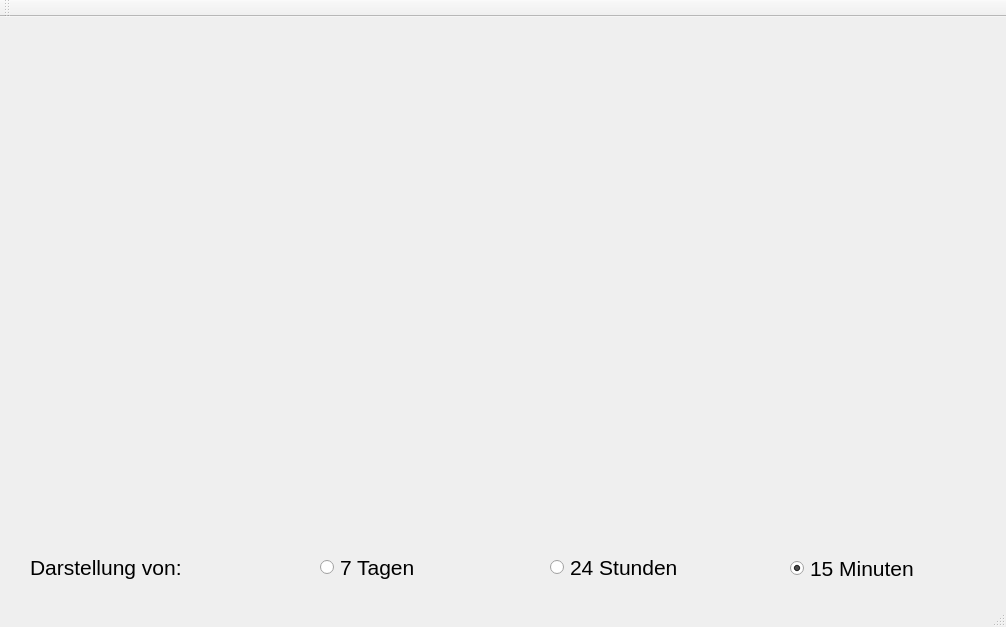
<?xml version="1.0" encoding="UTF-8"?>
<ui version="4.0">
 <class>MainWindow</class>
 <widget class="QMainWindow" name="MainWindow">
  <property name="geometry">
   <rect>
    <x>0</x>
    <y>0</y>
    <width>1006</width>
    <height>627</height>
   </rect>
  </property>
  <property name="windowTitle">
   <string>MainWindow</string>
  </property>
  <widget class="QWidget" name="centralWidget">
   <widget class="QCustomPlot" name="customPlot" native="true">
    <property name="geometry">
     <rect>
      <x>10</x>
      <y>0</y>
      <width>991</width>
      <height>511</height>
     </rect>
    </property>
   </widget>
   <widget class="QRadioButton" name="radioButton_3">
    <property name="geometry">
     <rect>
      <x>790</x>
      <y>511</y>
      <width>211</width>
      <height>81</height>
     </rect>
    </property>
    <property name="font">
     <font>
      <pointsize>16</pointsize>
     </font>
    </property>
    <property name="text">
     <string>15 Minuten</string>
    </property>
    <property name="iconSize">
     <size>
      <width>32</width>
      <height>32</height>
     </size>
    </property>
    <property name="checked">
     <bool>true</bool>
    </property>
    <attribute name="buttonGroup">
     <string notr="true">buttonGroup</string>
    </attribute>
   </widget>
   <widget class="QRadioButton" name="radioButton_2">
    <property name="geometry">
     <rect>
      <x>550</x>
      <y>510</y>
      <width>221</width>
      <height>81</height>
     </rect>
    </property>
    <property name="font">
     <font>
      <pointsize>16</pointsize>
     </font>
    </property>
    <property name="text">
     <string>24 Stunden</string>
    </property>
    <property name="iconSize">
     <size>
      <width>32</width>
      <height>32</height>
     </size>
    </property>
    <attribute name="buttonGroup">
     <string notr="true">buttonGroup</string>
    </attribute>
   </widget>
   <widget class="QRadioButton" name="radioButton_1">
    <property name="geometry">
     <rect>
      <x>320</x>
      <y>510</y>
      <width>211</width>
      <height>81</height>
     </rect>
    </property>
    <property name="font">
     <font>
      <pointsize>16</pointsize>
     </font>
    </property>
    <property name="layoutDirection">
     <enum>Qt::LeftToRight</enum>
    </property>
    <property name="text">
     <string>7 Tagen</string>
    </property>
    <property name="iconSize">
     <size>
      <width>32</width>
      <height>32</height>
     </size>
    </property>
    <attribute name="buttonGroup">
     <string notr="true">buttonGroup</string>
    </attribute>
   </widget>
   <widget class="QLabel" name="label">
    <property name="geometry">
     <rect>
      <x>30</x>
      <y>530</y>
      <width>251</width>
      <height>41</height>
     </rect>
    </property>
    <property name="font">
     <font>
      <pointsize>16</pointsize>
     </font>
    </property>
    <property name="text">
     <string>Darstellung von:</string>
    </property>
   </widget>
  </widget>
  <widget class="QMenuBar" name="menuBar">
   <property name="geometry">
    <rect>
     <x>0</x>
     <y>0</y>
     <width>1006</width>
     <height>25</height>
    </rect>
   </property>
  </widget>
  <widget class="QToolBar" name="mainToolBar">
   <attribute name="toolBarArea">
    <enum>TopToolBarArea</enum>
   </attribute>
   <attribute name="toolBarBreak">
    <bool>false</bool>
   </attribute>
  </widget>
  <widget class="QStatusBar" name="statusBar"/>
 </widget>
 <layoutdefault spacing="6" margin="11"/>
 <customwidgets>
  <customwidget>
   <class>QCustomPlot</class>
   <extends>QWidget</extends>
   <header>qcustomplot.h</header>
   <container>1</container>
  </customwidget>
 </customwidgets>
 <resources/>
 <connections/>
 <buttongroups>
  <buttongroup name="buttonGroup"/>
 </buttongroups>
</ui>
